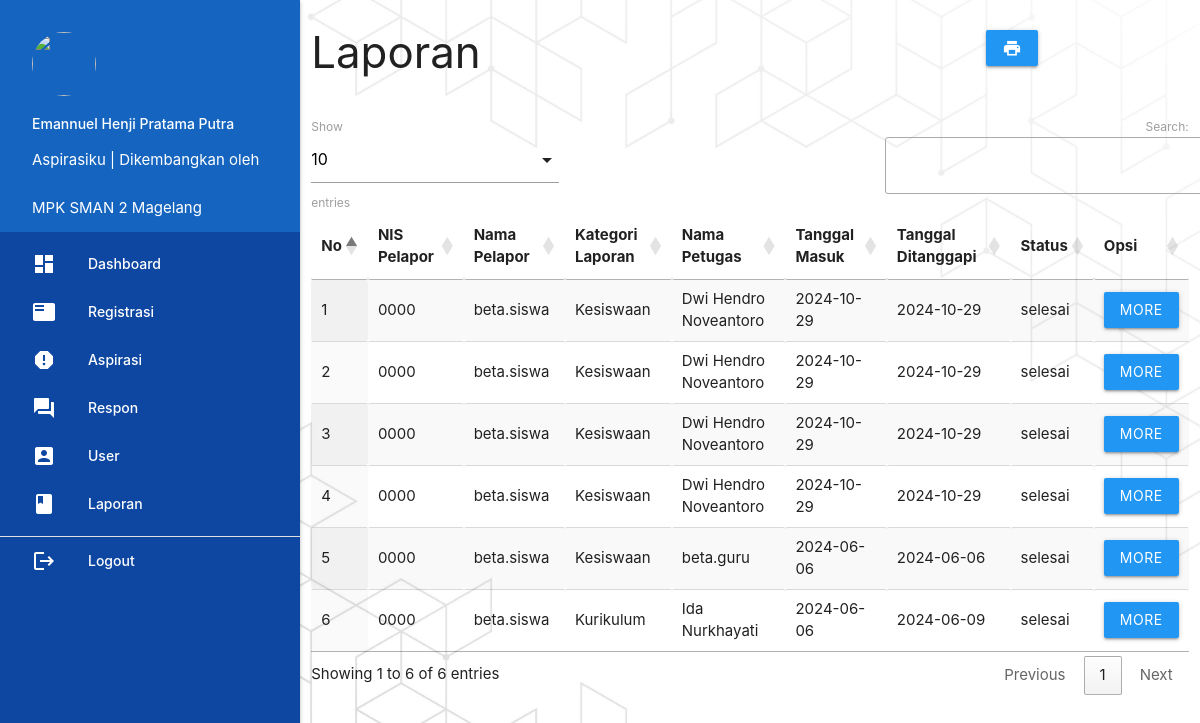
The page /admin/index.php?p=laporan (signed in) on the database its author committed.
### tables this page shows
CREATE TABLE `aspirasi` (
  `id_aspirasi` int(5) NOT NULL,
  `tgl_aspirasi` varchar(20) NOT NULL,
  `nis` varchar(16) NOT NULL,
  `kategori` varchar(255) NOT NULL,
  `isi_laporan` text NOT NULL,
  `foto` varchar(255) NOT NULL,
  `status` enum('proses','selesai') NOT NULL
);

CREATE TABLE `siswa` (
  `nis` varchar(16) NOT NULL,
  `nama` varchar(35) NOT NULL,
  `username` varchar(25) NOT NULL,
  `password` varchar(255) NOT NULL,
  `telp` varchar(50) NOT NULL
);

CREATE TABLE `petugas` (
  `id_petugas` int(5) NOT NULL,
  `nama_petugas` varchar(30) NOT NULL,
  `username` varchar(30) NOT NULL,
  `password` varchar(255) NOT NULL,
  `level` enum('admin','petugas','kurikulum','kesiswaan','sarpra','humas') NOT NULL
);

CREATE TABLE `tanggapan` (
  `id_tanggapan` int(5) NOT NULL,
  `id_aspirasi` int(5) NOT NULL,
  `tgl_tanggapan` varchar(20) NOT NULL,
  `tanggapan` text NOT NULL,
  `id_petugas` int(5) NOT NULL
);

### admin/laporan.php (the view, shortened to what this page needs)
 <div class="row">
         <div class="col s12 m9">
           <h3 class="gray-text">Laporan</h3>
         </div>
         <div class="col s12 m3">
           <div class="section"></div>
           <a class="waves-effect waves-light btn blue" href="cetak.php"><i class="material-icons">print</i></a>
         </div>
       </div>
       <table id="example" class="display responsive-table" style="width:100%">
         <thead>
             <tr>
			<th>No</th>
			<th>NIS Pelapor</th>
			<th>Nama Pelapor</th>
               <th>Kategori Laporan</th>
			<th>Nama Petugas</th>
			<th>Tanggal Masuk</th>
			<th>Tanggal Ditanggapi</th>
			<th>Status</th>
			<th>Opsi</th>
             </tr>
         </thead>
         <tbody>
<?php
	$no=1;
	$query = mysqli_query($koneksi,"SELECT * FROM aspirasi INNER JOIN siswa ON aspirasi.nis=siswa.nis INNER JOIN tanggapan ON tanggapan.id_aspirasi=aspirasi.id_aspirasi INNER JOIN petugas ON tanggapan.id_petugas=petugas.id_petugas ORDER BY tgl_aspirasi DESC");
	while ($r=mysqli_fetch_assoc($query)) { ?>
	<tr>
		<td><?php echo $no++; ?></td>
		<td><?php echo $r['nis']; ?></td>
		<td><?php echo $r['nama']; ?></td>
           <td><?php echo $r['kategori']; ?></td>
		<td><?php echo $r['nama_petugas']; ?></td>
		<td><?php echo $r['tgl_aspirasi']; ?></td>
		<td><?php echo $r['tgl_tanggapan']; ?></td>
		<td><?php echo $r['status']; ?></td>
		<td><a class="btn blue modal-trigger" href="#laporan?id_tanggapan=<?php echo $r['id_tanggapan'] ?>">More</a></td>
	</tr>
           <?php  }
            ?>
         </tbody>
       </table>

### rows shown on the page
aspirasi: siswa.nis "0000", siswa.nama "beta.siswa", kategori "Kesiswaan", petugas.nama_petugas "Dwi Hendro Noveantoro", tgl_aspirasi "2024-10-29", tanggapan.tgl_tanggapan "2024-10-29", status "selesai"
aspirasi: siswa.nis "0000", siswa.nama "beta.siswa", kategori "Kesiswaan", petugas.nama_petugas "Dwi Hendro Noveantoro", tgl_aspirasi "2024-10-29", tanggapan.tgl_tanggapan "2024-10-29", status "selesai"
aspirasi: siswa.nis "0000", siswa.nama "beta.siswa", kategori "Kesiswaan", petugas.nama_petugas "beta.guru", tgl_aspirasi "2024-06-06", tanggapan.tgl_tanggapan "2024-06-06", status "selesai"
aspirasi: siswa.nis "0000", siswa.nama "beta.siswa", kategori "Kurikulum", petugas.nama_petugas "Ida Nurkhayati", tgl_aspirasi "2024-06-06", tanggapan.tgl_tanggapan "2024-06-09", status "selesai"

### other values the page prints
$_SESSION['data']['nama_petugas'] "Emannuel Henji Pratama Putra"
